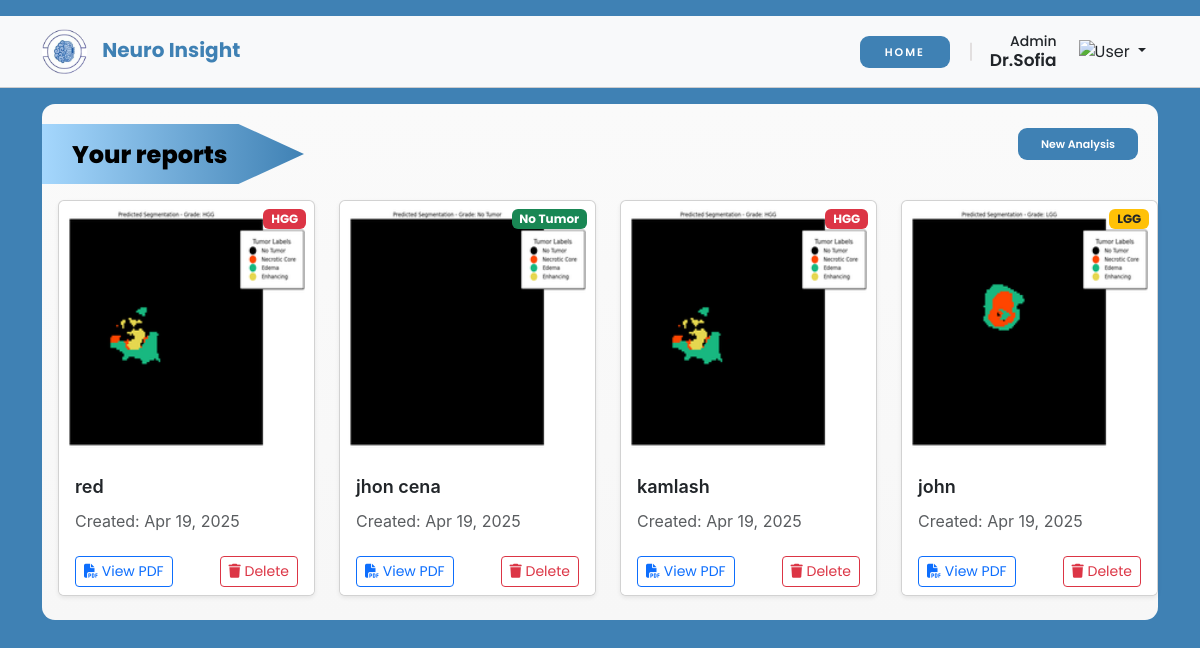
Screenshot of /dashboard/ (signed in) with the database file from the repository.
### neuro_insight_app/models.py (models this page shows, shortened)
class PatientReport(models.Model):
    user = models.ForeignKey(User, on_delete=models.CASCADE, related_name='patient_reports')
    patient_name = models.CharField(max_length=100)
    pdf_report = models.FileField(upload_to='patient_reports/')
    thumbnail = models.ImageField(upload_to='report_thumbnails/', blank=True, null=True)
    tumor_grade = models.CharField(max_length=20, blank=True, null=True)
    created_at = models.DateTimeField(auto_now_add=True)

### neuro_insight_app/views.py (the view)
# urls.py: path('dashboard/', views.dashboard, name='dashboard'),
@login_required(login_url='neuro_insight_app:login')
def dashboard(request):
    reports = PatientReport.objects.filter(user=request.user).order_by('-created_at')
    return render(request, 'neuro_insight_app/dashboard.html', {'reports': reports})

### neuro_insight_app/templates/neuro_insight_app/dashboard.html (shortened to what this page needs)
{% load static %}
{% block content %}
<!DOCTYPE html>
<html lang="en">
  <head>
    <link rel="stylesheet" href="{% static 'neuro_insight_app/css/style.css' %}">
    <link
      href="https://cdn.jsdelivr.net/npm/bootstrap@5.3.3/dist/css/bootstrap.min.css"
      rel="stylesheet"
    />
    <link
      rel="stylesheet"
      href="https://cdnjs.cloudflare.com/ajax/libs/font-awesome/6.4.0/css/all.min.css"
    />
  </head>
  <body id="home">
    <header>
      <nav
        class="navbar align-items-center navbar-expand-lg navbar-light bg-light mt-3"
      >
        <div class="container">
          <a class="navbar-brand" href="index.html">
            <img
             src="{% static 'neuro_insight_app/images/neuro_insight_logo.png' %}"
              alt="Logo"
              style="width: 45px; margin-right: 11px"
            />
            Neuro Insight
          </a>
          <div class="collapse navbar-collapse" id="navbarNav">
            <ul class="navbar-nav ms-auto align-items-center">
              <li class="nav-item">
                <a class="btn dash-nav-btn" href="{% url 'neuro_insight_app:home_screen' %}">Home</a>
              </li>
              <li>
                <div class="user-div">
                  <div class="user-text">
                    <h3 class="user-subtitle">Admin</h3>
                    <h3 class="user-title">{{ user.username }}</h3>
                  </div>
                  <div class="dropdown user-dropdown">
                    <button
                      class="btn dropdown-toggle"
                      type="button"
                      data-bs-toggle="dropdown"
                      aria-expanded="false"
                    >
                    <img src=" {% static 'neuro_insight_app/images/user-image.svg' %}" alt="User">
                    </button>
                  </div>
                </div>
              </li>
            </ul>
          </div>
        </div>
      </nav>
    </header>
    <div class="main-content">
      <div
        class="container mt-2 d-flex justify-content-between align-items-center"
      >
      <div class="reports-section container mt-2 ">
        <div class="d-flex justify-content-between align-items-center pb-3">
          <div class="pointy-rectangle d-flex align-items-center">
            <h3>Your reports</h3>
          </div>
          <div>
              <a href="{% url 'neuro_insight_app:home' %}" class="btn dash-nav-btn" style="width:120px">
                New Analysis
              </a>
          </div>
      </div>
        <div class="row ps-3">
          {% if reports %}
              {% for report in reports %}
              <div class="col-md-4 col-lg-3 mb-4">
                  <div class="card h-100 report-card shadow-sm">
                      <div class="position-relative">
                          {% if report.thumbnail %}
                              <img src="{{ report.thumbnail.url }}" class="card-img-top p-2" alt="{{ report.patient_name }}'s Report">
                          {% else %}
                              <div class="bg-light text-center p-5">
                                  <i class="fas fa-file-medical fa-3x text-muted"></i>
                              </div>
                          {% endif %}
                          {% if report.tumor_grade %}
                              <span class="position-absolute top-0 end-0 m-2 badge
                                  {% if report.tumor_grade == 'HGG' %}bg-danger
                                  {% elif report.tumor_grade == 'LGG' %}bg-warning text-dark
                                  {% elif report.tumor_grade == 'No Tumor' %}bg-success
                                  {% else %}bg-secondary{% endif %}">
                                  {{ report.tumor_grade }}
                              </span>
                          {% endif %}
                      </div>
                      <div class="card-body">
                          <h5 class="card-title">{{ report.patient_name }}</h5>
                          <p class="card-text text-muted small">
                              Created: {{ report.created_at|date:"M d, Y" }}
                          </p>
                      </div>
                      <div class="card-footer bg-white border-top-0">
                          <div class="d-flex justify-content-between">
                              <a href="{% url 'neuro_insight_app:view_report' report.id %}" class="btn btn-sm btn-outline-primary" target="_blank">
                                  <i class="fas fa-file-pdf"></i> View PDF
                              </a>
                              <form method="post" action="{% url 'neuro_insight_app:delete_report' report.id %}" onsubmit="return confirm('Are you sure you want to delete this report?');">
                                  <button type="submit" class="btn btn-sm btn-outline-danger">
                                      <i class="fas fa-trash"></i> Delete
                                  </button>
                              </form>
                          </div>
                      </div>
                  </div>
              </div>
              {% endfor %}
          {% endif %}
      </div>
      </div>
    </div>
  </body>
</html>
{% endblock %}

### rows the page displays
PatientReport: thumbnail (picture), tumor_grade "HGG", patient_name "red", created_at "Apr 19, 2025"
PatientReport: thumbnail (picture), tumor_grade "No Tumor", patient_name "jhon cena", created_at "Apr 19, 2025"
PatientReport: thumbnail (picture), tumor_grade "HGG", patient_name "kamlash", created_at "Apr 19, 2025"
PatientReport: thumbnail (picture), tumor_grade "LGG", patient_name "john", created_at "Apr 19, 2025"

### other values shown
{{ user.username }} "Dr.Sofia"
